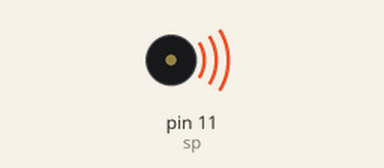
This sketch was run on a simulated Arduino Uno, built with avr-gcc and run on an emulated ATmega328P. Shown: buzzer (waves = sounding).

Above: at 0.2 s.
Timing chart, 0 to 3.0 s (numbered marks = the images above):
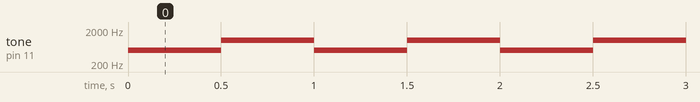

The sketch:

music2.ino
```cpp
int sp = 11;
void setup() {
  pinMode(sp,OUTPUT);
}
void loop() {
 tone(sp,500);
 delay(500);
 tone(sp,1000);
 delay(500);
}
```

Measured:
- by itself, tone on pin 11 (sp): alternates 1000 Hz for 0.50 s and 500 Hz for 0.50 s
